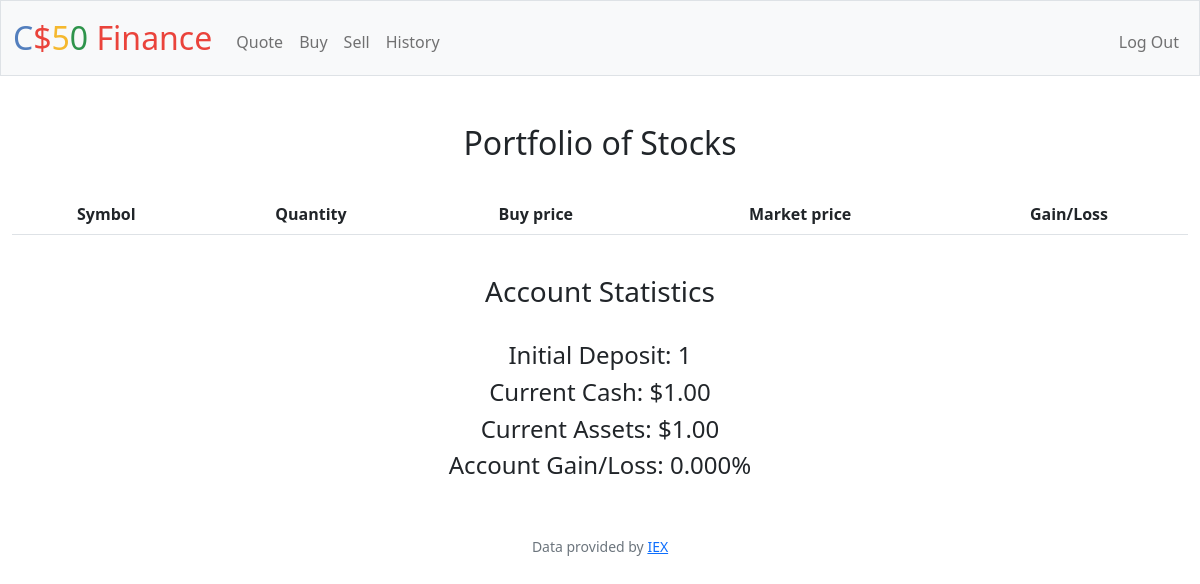
The page / (signed in) on the database its author committed.
### tables this page shows
CREATE TABLE 'users' ('id' INTEGER PRIMARY KEY AUTOINCREMENT NOT NULL, username TEXT NOT NULL, hash TEXT NOT NULL, cash NUMERIC NOT NULL DEFAULT 10000.00, 'initial_deposit' NUMERIC DEFAULT 10000);

### app.py (the view)
@app.route("/", methods=["GET"])
@login_required
def index():
    try:
        id = session["user_id"]
        portfolio = db.execute("SELECT * FROM portfolio WHERE user_id == ? ORDER BY id ASC", id)
        market_price = []
        assets = 0
        for i in range(len(portfolio)):
            symbol = portfolio[i]['symbol']
            price = lookup(symbol)
            market_price.append(price)
            assets += portfolio[i]['quantity'] * price['price']
        user_info = db. execute("SELECT initial_deposit, cash FROM users WHERE id == ?", id)
        assets += user_info[0]['cash']
        return render_template("index.html", portfolio=portfolio, market_price=market_price, user_info=user_info, assets=assets)
    except:
        return redirect("/login")

### app.py (called while the page is built)
@app.after_request
def after_request(response):
    response.headers["Cache-Control"] = "no-cache, no-store, must-revalidate"
    response.headers["Expires"] = 0
    response.headers["Pragma"] = "no-cache"
    return response

### helpers.py (called while the page is built)
def login_required(f):
    @wraps(f)
    def decorated_function(*args, **kwargs):
        if session.get("user_id") is None:
            return redirect("/login")
        return f(*args, **kwargs)
    return decorated_function

### templates/index.html (shortened to what this page needs)
{% extends "layout.html" %}
{% block main %}
    <h2>Portfolio of Stocks</h2>
    <br>
    <table class="table">
        <thead class="thead-dark">
            <tr>
                <th scope="col">Symbol</th>
                <th scope="col">Quantity</th>
                <th scope="col">Buy price</th>
                <th scope="col">Market price</th>
                <th scope="col">Gain/Loss</th>
            </tr>
        </thead>
    </table>
    <br>
    <div>
        <h3>Account Statistics</h3>
        <br>
        <h4>Initial Deposit: {{ user_info[0]['initial_deposit'] }}</h4>
        <h4>Current Cash: {{ "$%.2f"|format(user_info[0]['cash']) }}</h4>
        <h4>Current Assets: {{ "$%.2f"|format(assets) }}</h4>
        <h4>Account Gain/Loss: {{ "%.3f"|format((assets - user_info[0]['initial_deposit']) / 100) }}%</h4>
    </div>
{% endblock %}

### rows shown on the page
users: initial_deposit "1", cash "$1.00", (assets-user_info[0]['initial_deposit'])/100 "0.000"

### other values the page prints
{{ "$%.2f"|format(assets) }} "$1.00"
